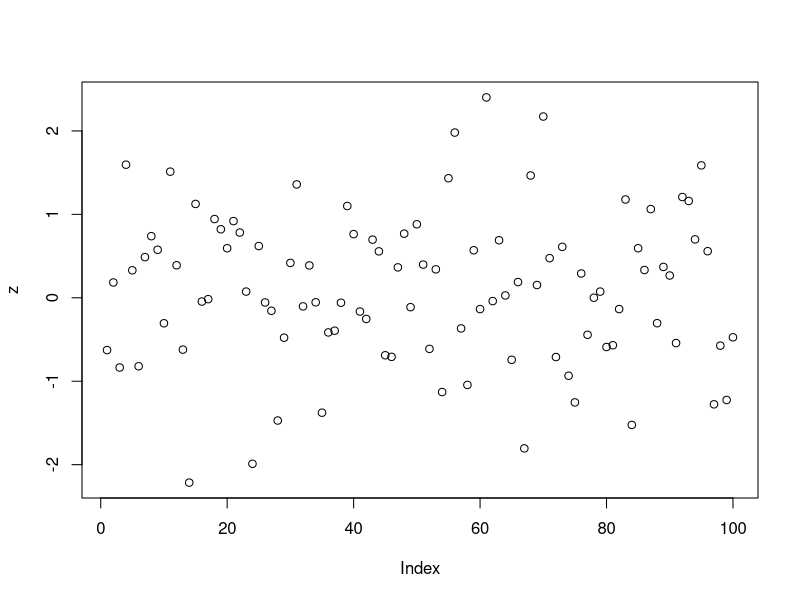
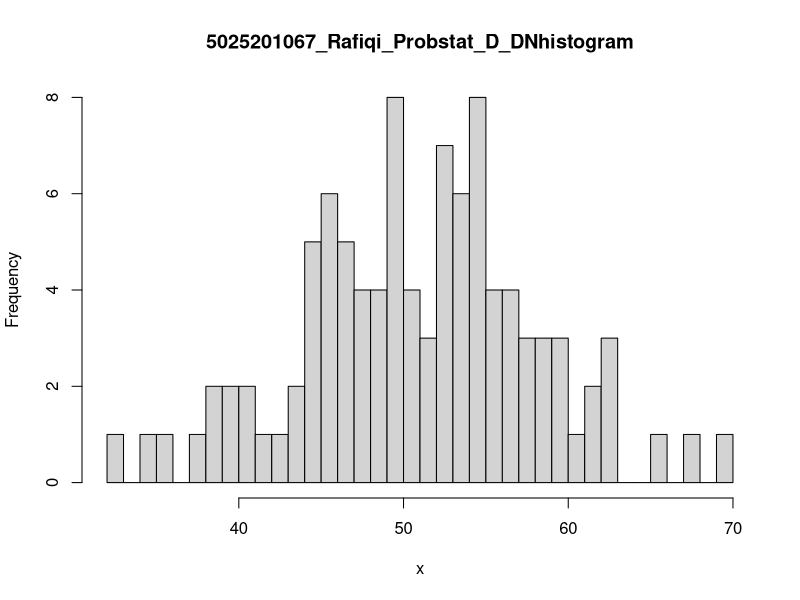

These figures' R source, in order:
#a
sd = 8
rerata = 50
set.seed(1)
x <- rnorm(100, rerata, sd)
rata = mean(x)
x1 = floor(rata)
x2 = floor(rata)+1
z = (x-rerata)/sd
plot(z)
print(rata)
print(x1)
print(x2)

#b
hist(x,50, main = "5025201067_Rafiqi_Probstat_D_DNhistogram")

#c
sd^2